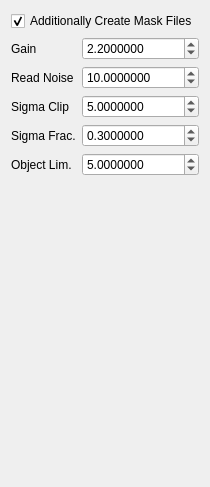
          <widget class="QWidget" name="tab_38">
           <attribute name="title">
            <string>Cosmic Cleaner</string>
           </attribute>
           <layout class="QGridLayout" name="gridLayout_106">
            <item row="0" column="0">
             <layout class="QGridLayout" name="gridLayout_107">
              <item row="0" column="0" colspan="2">
               <widget class="QCheckBox" name="checkBox_17">
                <property name="text">
                 <string>Additionally Create Mask Files</string>
                </property>
                <property name="checked">
                 <bool>true</bool>
                </property>
               </widget>
              </item>
              <item row="1" column="0">
               <widget class="QLabel" name="label_105">
                <property name="maximumSize">
                 <size>
                  <width>80</width>
                  <height>16777215</height>
                 </size>
                </property>
                <property name="text">
                 <string>Gain</string>
                </property>
               </widget>
              </item>
              <item row="1" column="1">
               <widget class="QDoubleSpinBox" name="doubleSpinBox_20">
                <property name="decimals">
                 <number>7</number>
                </property>
                <property name="maximum">
                 <double>100000000.000000000000000</double>
                </property>
                <property name="singleStep">
                 <double>0.100000000000000</double>
                </property>
                <property name="value">
                 <double>2.200000000000000</double>
                </property>
               </widget>
              </item>
              <item row="2" column="0">
               <widget class="QLabel" name="label_106">
                <property name="maximumSize">
                 <size>
                  <width>80</width>
                  <height>16777215</height>
                 </size>
                </property>
                <property name="text">
                 <string>Read Noise</string>
                </property>
               </widget>
              </item>
              <item row="2" column="1">
               <widget class="QDoubleSpinBox" name="doubleSpinBox_21">
                <property name="decimals">
                 <number>7</number>
                </property>
                <property name="maximum">
                 <double>100000000.000000000000000</double>
                </property>
                <property name="singleStep">
                 <double>0.100000000000000</double>
                </property>
                <property name="value">
                 <double>10.000000000000000</double>
                </property>
               </widget>
              </item>
              <item row="3" column="0">
               <widget class="QLabel" name="label_107">
                <property name="maximumSize">
                 <size>
                  <width>80</width>
                  <height>16777215</height>
                 </size>
                </property>
                <property name="text">
                 <string>Sigma Clip</string>
                </property>
               </widget>
              </item>
              <item row="3" column="1">
               <widget class="QDoubleSpinBox" name="doubleSpinBox_22">
                <property name="decimals">
                 <number>7</number>
                </property>
                <property name="maximum">
                 <double>100000000.000000000000000</double>
                </property>
                <property name="singleStep">
                 <double>0.100000000000000</double>
                </property>
                <property name="value">
                 <double>5.000000000000000</double>
                </property>
               </widget>
              </item>
              <item row="4" column="0">
               <widget class="QLabel" name="label_108">
                <property name="maximumSize">
                 <size>
                  <width>80</width>
                  <height>16777215</height>
                 </size>
                </property>
                <property name="text">
                 <string>Sigma Frac.</string>
                </property>
               </widget>
              </item>
              <item row="4" column="1">
               <widget class="QDoubleSpinBox" name="doubleSpinBox_23">
                <property name="decimals">
                 <number>7</number>
                </property>
                <property name="maximum">
                 <double>100000000.000000000000000</double>
                </property>
                <property name="singleStep">
                 <double>0.100000000000000</double>
                </property>
                <property name="value">
                 <double>0.300000000000000</double>
                </property>
               </widget>
              </item>
              <item row="5" column="0">
               <widget class="QLabel" name="label_109">
                <property name="maximumSize">
                 <size>
                  <width>80</width>
                  <height>16777215</height>
                 </size>
                </property>
                <property name="text">
                 <string>Object Lim.</string>
                </property>
               </widget>
              </item>
              <item row="5" column="1">
               <widget class="QDoubleSpinBox" name="doubleSpinBox_24">
                <property name="decimals">
                 <number>7</number>
                </property>
                <property name="maximum">
                 <double>100000000.000000000000000</double>
                </property>
                <property name="singleStep">
                 <double>0.100000000000000</double>
                </property>
                <property name="value">
                 <double>5.000000000000000</double>
                </property>
               </widget>
              </item>
             </layout>
            </item>
            <item row="1" column="0">
             <spacer name="verticalSpacer_14">
              <property name="orientation">
               <enum>Qt::Vertical</enum>
              </property>
              <property name="sizeHint" stdset="0">
               <size>
                <width>20</width>
                <height>300</height>
               </size>
              </property>
             </spacer>
            </item>
           </layout>
          </widget>
